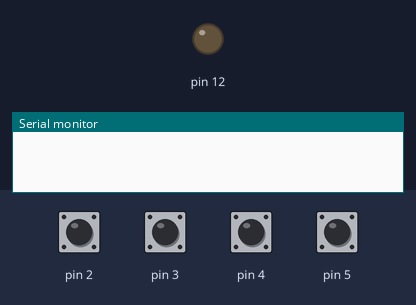
The sketch below on a simulated Arduino Uno, built with avr-gcc and run on an emulated ATmega328P. Shown: output pins drawn as LEDs (lit = HIGH), the last lines printed to the serial monitor. The inputs (shaded band) are chosen by the test bench; at power-on: pin 2–5 HIGH.

Above: at 1.2 s.
1.3 s: pin 2 pulled LOW for 0.15 s
At 1.37 s:
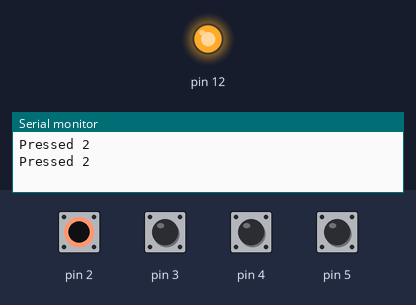
Timing chart, 0 to 4.3 s (numbered marks = the images above; inputs shaded):
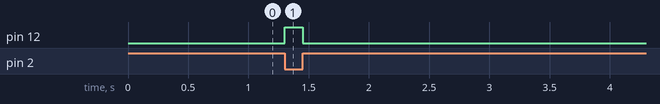

Measured:
- after the input at 1.3 s, pin 12: LOW → HIGH at once, → LOW 0.15 s later

The sketch:

1-teensy-buttons-to-led-test.ino
```cpp
void setup()   {
  Serial.begin(38400);
  pinMode(0, INPUT_PULLUP);
  pinMode(1, INPUT_PULLUP);
  pinMode(2, INPUT_PULLUP);
  pinMode(3, INPUT_PULLUP);
  pinMode(4, INPUT_PULLUP);
  pinMode(5, INPUT_PULLUP);
  pinMode(12, OUTPUT);
}

void loop()
{
  if (digitalRead(0) == LOW) {
    Serial.println("Pressed 0");
    digitalWrite(12,HIGH);
  } else if (digitalRead(1) == LOW) {
    Serial.println("Pressed 1");
    digitalWrite(12,HIGH);
  } else if (digitalRead(2) == LOW) {
    Serial.println("Pressed 2");
    digitalWrite(12,HIGH);
  } else if (digitalRead(3) == LOW) {
    Serial.println("Pressed 3");
    digitalWrite(12,HIGH);
  } else if (digitalRead(4) == LOW) {
    Serial.println("Pressed 4");
    digitalWrite(12,HIGH);
  } else if (digitalRead(5) == LOW) {
    Serial.println("Pressed 5");
    digitalWrite(12,HIGH);
  }
  else {
    digitalWrite(12,LOW);
  }
  delay(50);

}
```
